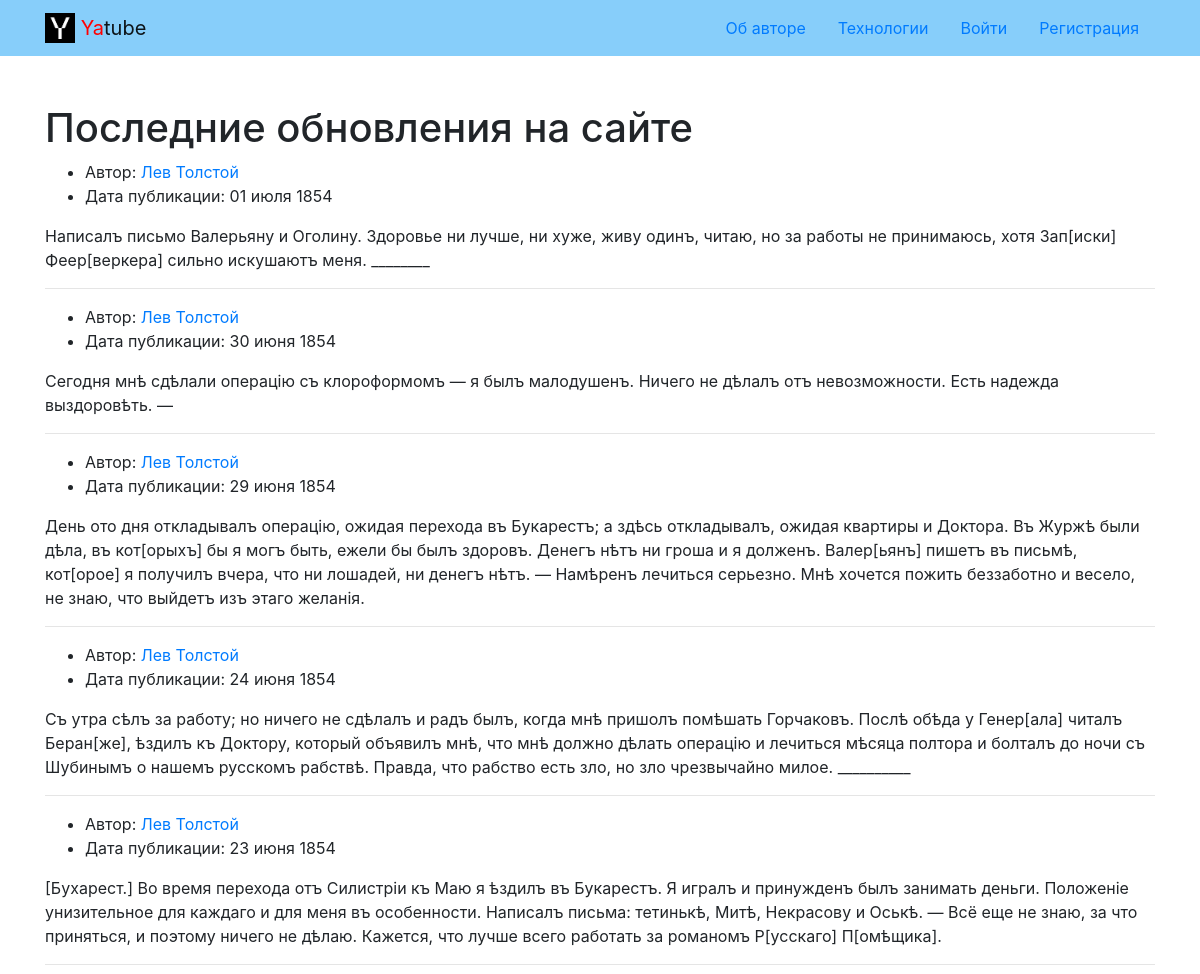
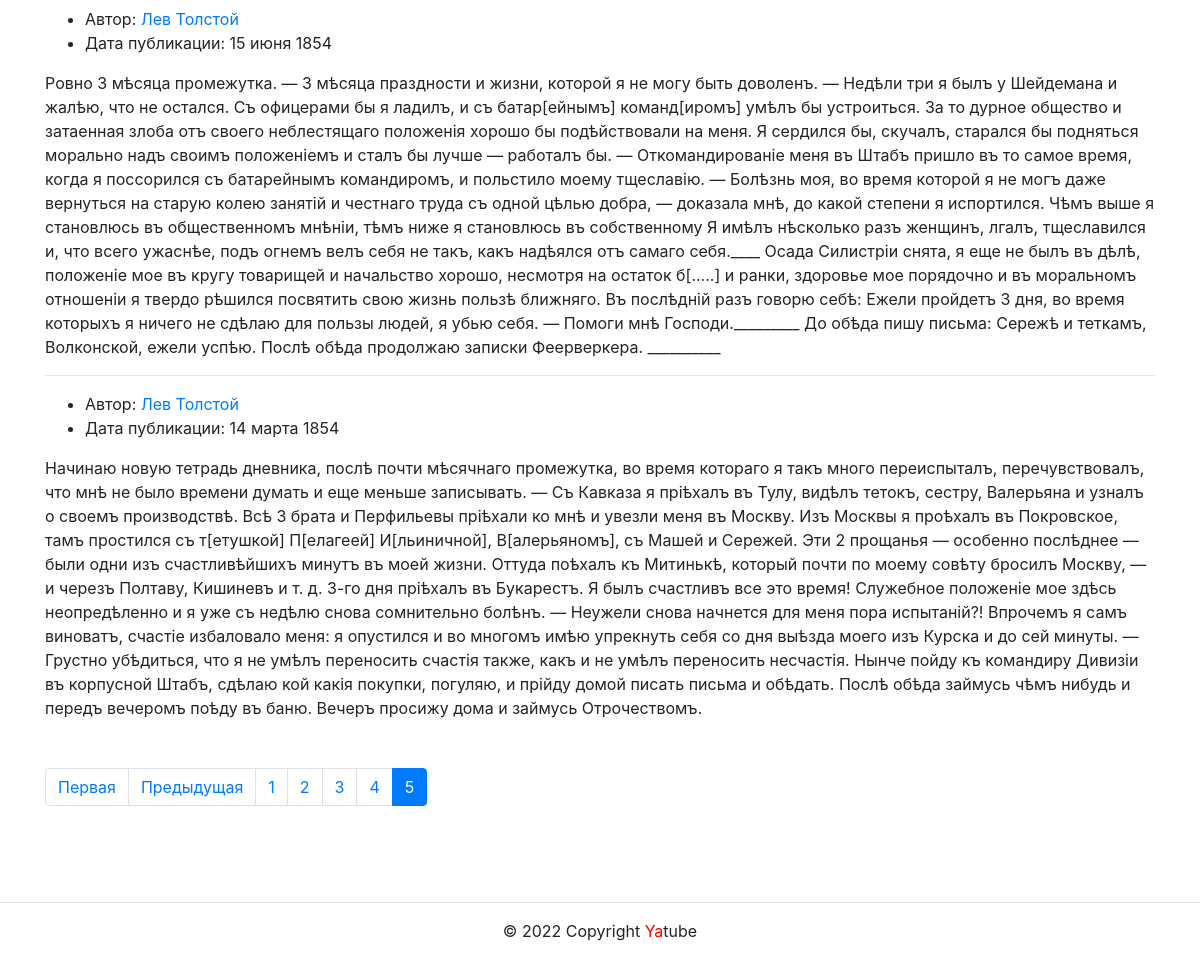
The app's page /?page=5 with its own data (2 pictures, top to bottom).
### posts/models.py (models this page shows, shortened)
class Post(models.Model):
    text = models.TextField()
    pub_date = models.DateTimeField(auto_now_add=True)
    author = models.ForeignKey(
        User,
        on_delete=models.CASCADE,
        related_name='posts'
    )
    group = models.ForeignKey(
        'Group',
        on_delete=models.SET_NULL,
        blank=True,
        null=True,
        related_name='posts'
    )
    class Meta:
        verbose_name = 'post'
        verbose_name_plural = 'posts'
        ordering = ('-pub_date',)

### posts/views.py (the view)
# urls.py: path('', views.index, name='index'),
def index(request):
    posts = Post.objects.all()
    paginator = Paginator(posts, 10)
    page_number = request.GET.get('page')
    page_obj = paginator.get_page(page_number)
    context = {
        'posts': posts,
        'page_obj': page_obj,
    }
    return render(request, 'posts/index.html', context)

### core/context_processors/year.py (called while the page is built)
def year (request):
    dt = datetime.date.today().year
    return {
        'year' : dt
    }

### templates/posts/index.html (shortened to what this page needs)
{% extends 'base.html' %}
    {% block content %}
      <div class="container py-5">
        <h1>Последние обновления на сайте</h1>
        {% for post in page_obj %}
          <article>
           <ul>
             <li>
              Автор:
              <a
                href= "{% url 'posts:profile' post.author %}">
                {% if post.author.get_full_name %}
                  {{ post.author.get_full_name }}
                {% else %}
                  {{ post.author.username }}
                {% endif %}
              </a>
             </li>
             <li>
               Дата публикации: {{ post.pub_date|date:"d E Y" }}
             </li>
           </ul>
           <p>
             {{ post.text }}
           </p>
          </article>
        {% if not forloop.last %} <hr> {% endif %}
        {% endfor %}
        {% include 'posts/includes/paginator.html' %}
      </div>
    {% endblock %}

### records on screen
Post: author.get_full_name "Лев Толстой", pub_date "01 июля 1854", text "Написалъ письмо Валерьяну и Оголину. Здоровье ни лучше, ни хуже, живу одинъ, читаю, но за работы не принимаюсь, хотя Зап[иски] Феер[веркера] сильно искушаютъ меня. ________"
Post: author.get_full_name "Лев Толстой", pub_date "30 июня 1854", text "Сегодня мнѣ сдѣлали операцію съ клороформомъ — я былъ малодушенъ. Ничего не дѣлалъ отъ невозможности. Есть надежда выздоровѣть. —"
Post: author.get_full_name "Лев Толстой", pub_date "29 июня 1854", text "День ото дня откладывалъ операцію, ожидая перехода въ Букарестъ; a здѣсь откладывалъ, ожидая квартиры и Доктора. Въ Журжѣ были дѣла, въ кот[орыхъ] бы я могъ быть, ежели бы былъ здоровъ. Денегъ нѣтъ ни гроша и я долженъ. Валер[ьянъ] пишетъ въ письмѣ, кот[орое] я получилъ вчера, что ни лошадей, ни денегъ нѣтъ. — Намѣренъ лечиться серьезно. Мнѣ хочется пожить беззаботно и весело, не знаю, что выйдетъ изъ этаго желанія."
Post: author.get_full_name "Лев Толстой", pub_date "24 июня 1854", text "Съ утра сѣлъ за работу; но ничего не сдѣлалъ и радъ былъ, когда мнѣ пришолъ помѣшать Горчаковъ. Послѣ обѣда у Генер[ала] читалъ Беран[же], ѣздилъ къ Доктору, который объявилъ мнѣ, что мнѣ должно дѣлать операцію и лечиться мѣсяца полтора и болталъ до ночи съ Шубинымъ о нашемъ русскомъ рабствѣ. Правда, что рабство есть зло, но зло чрезвычайно милое. __________"
Post: author.get_full_name "Лев Толстой", pub_date "23 июня 1854", text "[Бухарест.] Во время перехода отъ Силистріи къ Маю я ѣздилъ въ Букарестъ. Я игралъ и принужденъ былъ занимать деньги. Положеніе унизительное для каждаго и для меня въ особенности. Написалъ письма: тетинькѣ, Митѣ, Некрасову и Оськѣ. — Всё еще не знаю, за что приняться, и поэтому ничего не дѣлаю. Кажется, что лучше всего работать за романомъ Р[усскаго] П[омѣщика]."
Post: author.get_full_name "Лев Толстой", pub_date "15 июня 1854", text "Ровно 3 мѣсяца промежутка. — 3 мѣсяца праздности и жизни, которой я не могу быть доволенъ. — Недѣли три я былъ у Шейдемана и жалѣю, что не остался. Съ офицерами бы я ладилъ, и съ батар[ейнымъ] команд[иромъ] умѣлъ бы устроиться. За то дурное общество и затаенная злоба отъ своего неблестящаго положенія хорошо бы подѣйствовали на меня. Я сердился бы, скучалъ, старался бы подняться морально надъ своимъ положеніемъ и сталъ бы лучше — работалъ бы. — Откомандированіе меня въ Штабъ пришло въ то самое время, когда я поссорился съ батарейнымъ командиромъ, и польстило моему тщеславію. — Болѣзнь моя, во время которой я не могъ даже вернуться на старую колею занятій и честнаго труда съ одной цѣлью…"
Post: author.get_full_name "Лев Толстой", pub_date "14 марта 1854", text "Начинаю новую тетрадь дневника, послѣ почти мѣсячнаго промежутка, во время котораго я такъ много переиспыталъ, перечувствовалъ, что мнѣ не было времени думать и еще меньше записывать. — Съ Кавказа я пріѣхалъ въ Тулу, видѣлъ тетокъ, сестру, Валерьяна и узналъ о своемъ производствѣ. Всѣ 3 брата и Перфильевы пріѣхали ко мнѣ и увезли меня въ Москву. Изъ Москвы я проѣхалъ въ Покровское, тамъ простился съ т[етушкой] П[елагеей] И[льиничной], В[алерьяномъ], съ Машей и Сережей. Эти 2 прощанья — особенно послѣднее — были одни изъ счастливѣйшихъ минутъ въ моей жизни. Оттуда поѣхалъ къ Митинькѣ, который почти по моему совѣту бросилъ Москву, — и черезъ Полтаву, Кишиневъ и т. д. 3-го дня пріѣхалъ въ…"

### other values on screen
{{ i }} "1" "2" "3" "4"
{{ i }} "5"
